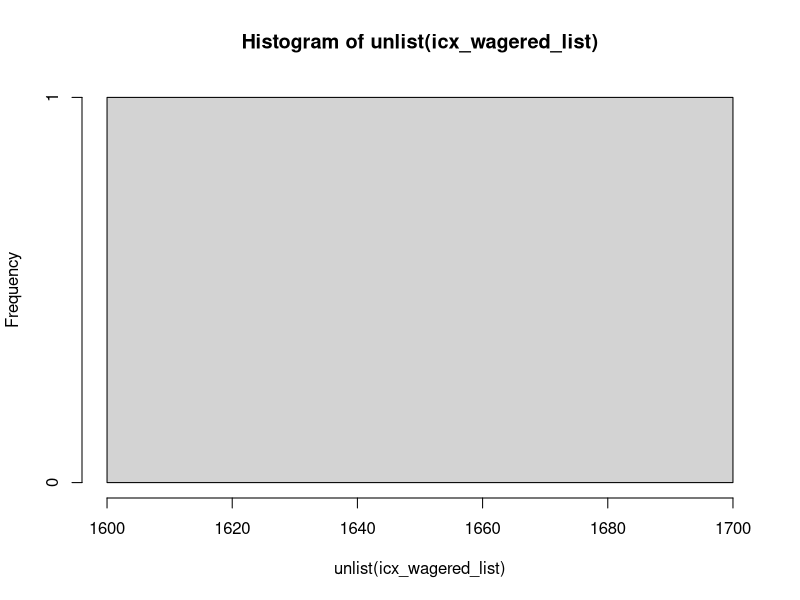
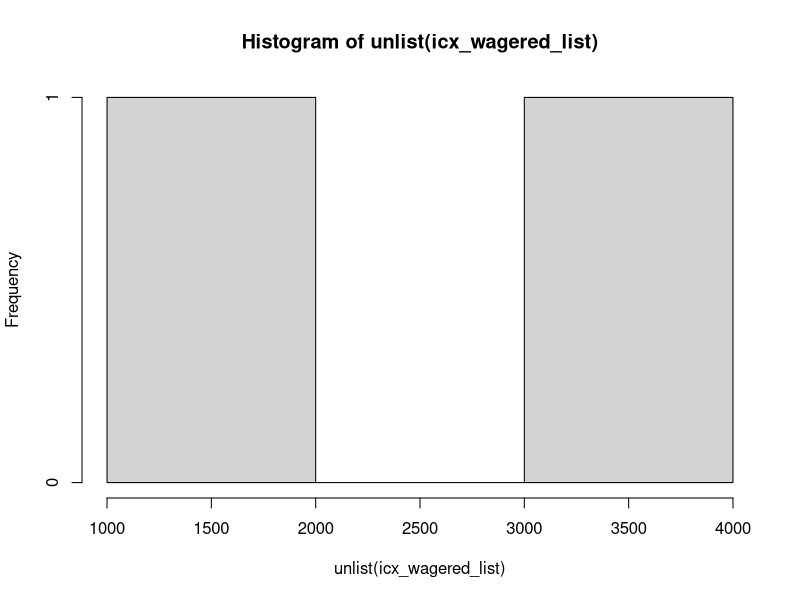
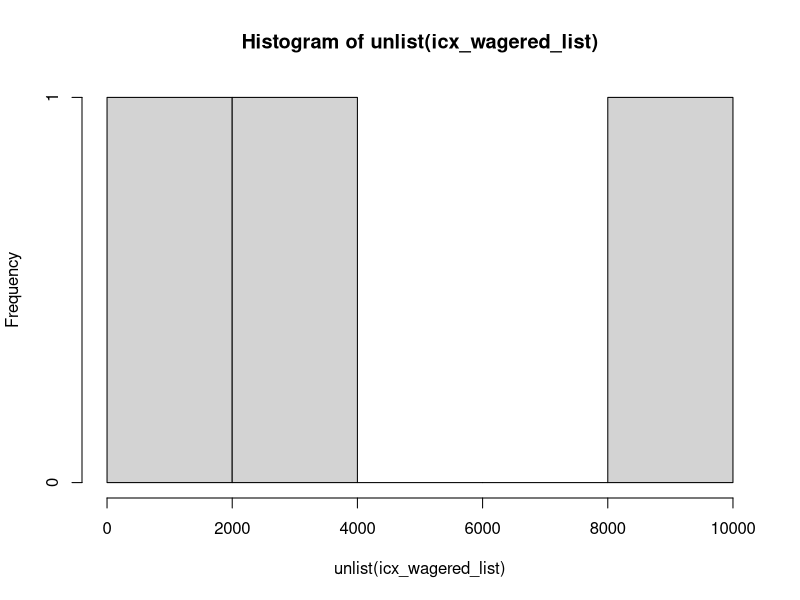
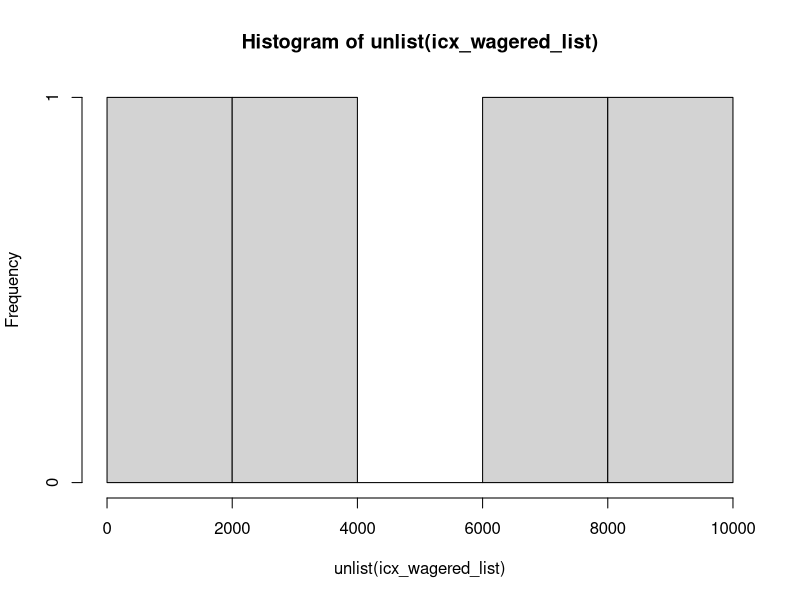
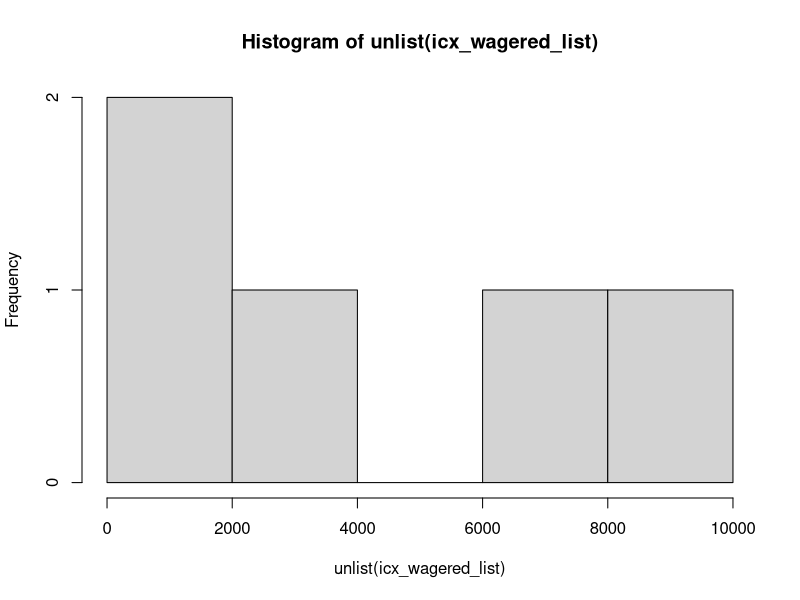
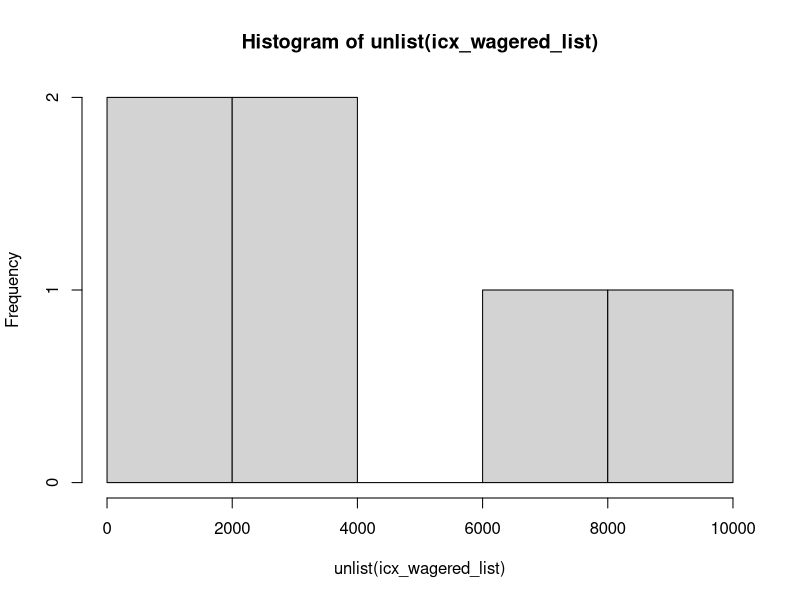
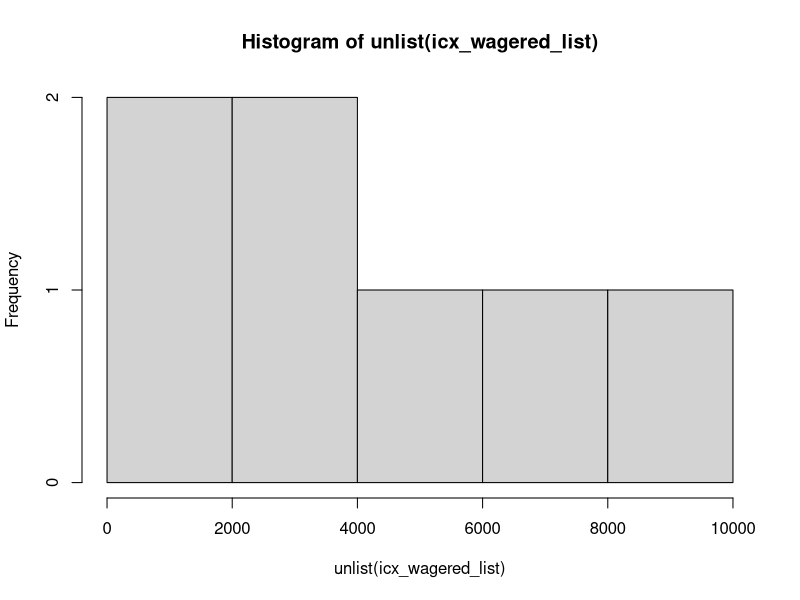
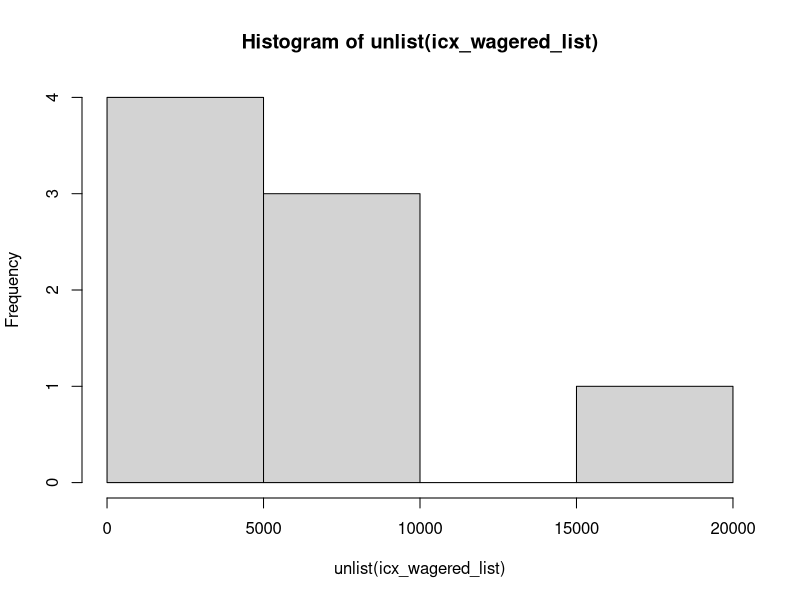

These figures' R source, in order:

# Iconbet Dice rolling


rm(list = ls())
library(dplyr)


####################### SETTINGS ################################
repeats <- 500 # sampling

# dice rolling range
dice_low <- 3
dice_high <- 97


## logic
chance_win_vector <- data.frame(chance_win = c(1:95)) %>%
  mutate(chance_win_multiplier = 98.5 / chance_win)

pick_chance_win <- dice_high - dice_low + 1
win_multiplier <- chance_win_vector$chance_win_multiplier[(pick_chance_win == chance_win_vector$chance_win)]


counter_list <- list()
icx_wagered_list <- list()

for (i in 1:repeats) {

  ### BET SETTINGS ########
  side_bet_on <- 0 #1: side_one_icx, 2: side_both_icx, 3: side_same_digit
  
  icx_amount <- 100
  icx_bet <- 10
  side_bet <- 0.1
  network_fee <- 0.004
  
  
  if (side_bet_on != 0) {
    total_icx_bet <- icx_bet + side_bet
  } else {
    total_icx_bet <- icx_bet
  }
  
  counter <- 1
  

repeat {
  
  if (side_bet_on != 0) {
    new_icx_amount <- icx_amount - icx_bet - side_bet - network_fee
  } else {
    new_icx_amount <- icx_amount - icx_bet - network_fee
  }
  
  dice1 <- replicate(1, sample(0:9, 1, replace = TRUE))
  dice2 <- replicate(1, sample(0:9*10, 1, replace = TRUE))
  
  total_dice <- dice1 + dice2
  
  side_one_icx <- ((dice1 == 0) | (dice2 == 0))
  side_both_icx <- ((dice1 == 0) & (dice2 == 0))
  side_same_digit <- dice1 == as.numeric(substr(dice2,1,1))
  
  # print(total_dice)
  
  if (total_dice >= dice_low & total_dice <= dice_high) {
  
  win_outcome <- win_multiplier * icx_bet 
  icx_amount <- new_icx_amount + win_outcome
  
  # print("WIN!!!")
  
  } else {
    icx_amount <- new_icx_amount
    # print("LOST...")
  }
  
  if (side_bet_on == 1) {
    
    if (side_one_icx == TRUE & side_both_icx == FALSE) {
      icx_amount = icx_amount + (side_bet * 5)
    } else {
      icx_amount = icx_amount - side_bet
    }
    
  } else if (side_bet_on == 2) {
    
    if (side_one_icx == TRUE & side_both_icx == TRUE) {
      icx_amount = icx_amount + (side_bet * 95)
    } else {
      icx_amount = icx_amount - side_bet
    }
    
  } else if (side_bet_on == 3) {
    
    if (side_same_digit == TRUE) {
      icx_amount = icx_amount + (side_bet * 9.5)
    } else {
      icx_amount = icx_amount - side_bet
    }
    
}

  
  if (side_bet_on != 0) {
    total_icx_bet = total_icx_bet + icx_bet + side_bet
  } else {
    total_icx_bet = total_icx_bet + icx_bet
  }
  
  
  print(icx_amount)
  counter = counter + 1
  
  if (icx_amount < icx_bet) {
    print(paste("Rolled", counter, "times"))
    print(paste("Total ICX wagered is", total_icx_bet))
    break
  }
  
} ## no loop (repeat only)

counter_list[i] <- counter
icx_wagered_list[i] <- total_icx_bet

# barplot(sum(unlist(icx_wagered_list)), ylim = c(0,10), horiz = TRUE)

# boxplot(unlist(counter_list))

hist(unlist(icx_wagered_list))

} ## loop


counter_unlist <- unlist(counter_list) 
icx_wagered_list <- unlist(icx_wagered_list)

summary(counter_unlist)
summary(icx_wagered_list)

# plot(icx_wagered_list)
# boxplot(icx_wagered_list)

# hist(icx_wagered_list)


# side:
# 19% -> 5x
# 1% >- 95x
# 10% -> 9.5
  
  